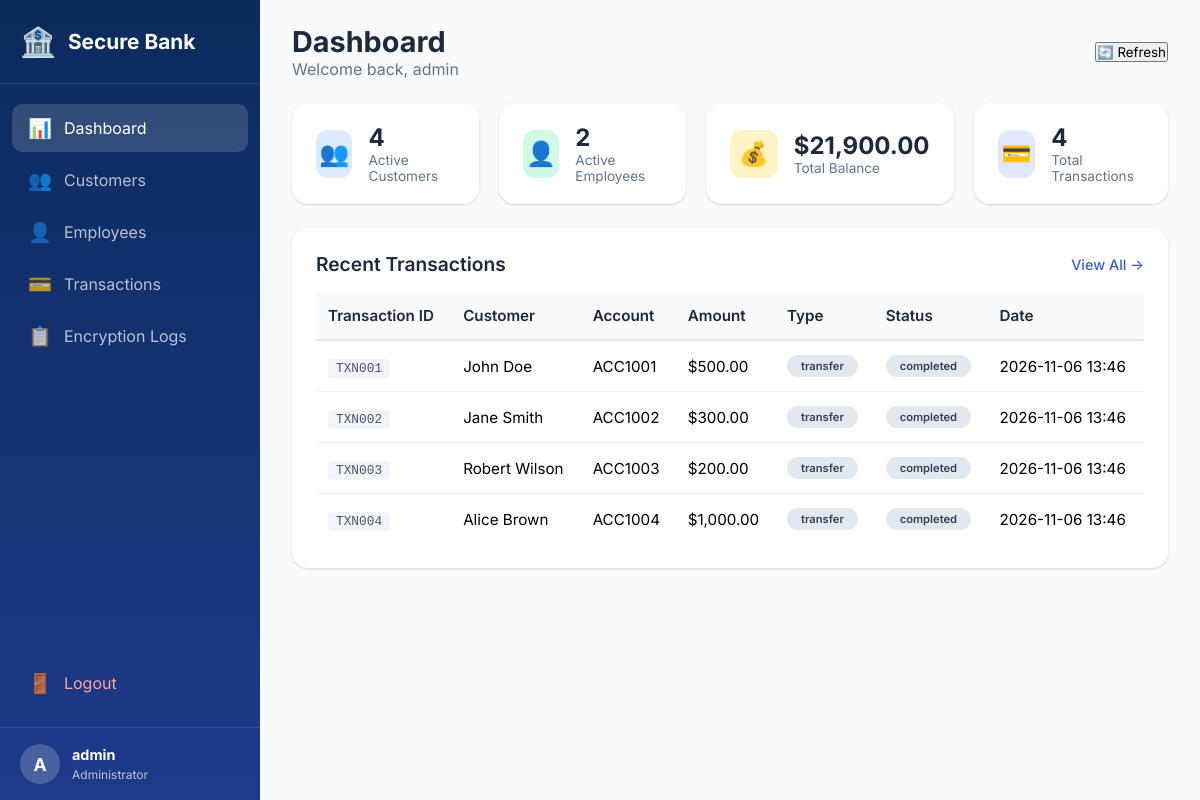
Page /admin/dashboard.php (signed in) on the committed database.
### tables this page shows
CREATE TABLE transactions (
    id INT PRIMARY KEY AUTO_INCREMENT,
    transaction_id VARCHAR(50) UNIQUE NOT NULL,
    customer_id INT,
    from_account VARCHAR(20),
    to_account VARCHAR(20),
    amount DECIMAL(15,2) NOT NULL,
    transaction_type ENUM('deposit', 'withdrawal', 'transfer', 'credit', 'debit') NOT NULL,
    description TEXT,
    status ENUM('pending', 'completed', 'failed', 'reversed') DEFAULT 'completed',
    created_at TIMESTAMP DEFAULT CURRENT_TIMESTAMP,
    FOREIGN KEY (customer_id) REFERENCES customers(id) ON DELETE CASCADE
);

CREATE TABLE customers (
    id INT PRIMARY KEY AUTO_INCREMENT,
    customer_id VARCHAR(20) UNIQUE NOT NULL,
    full_name VARCHAR(100) NOT NULL,
    email VARCHAR(100) UNIQUE NOT NULL,
    phone VARCHAR(20),
    password_hash VARCHAR(255) NOT NULL,
    account_number VARCHAR(20) UNIQUE NOT NULL,
    balance DECIMAL(15,2) DEFAULT 0.00,
    cipher_type ENUM('vigenere', 'columnar', 'railfence', 'hill') DEFAULT 'vigenere',
    cipher_key VARCHAR(50) NOT NULL,
    private_note TEXT,
    created_at TIMESTAMP DEFAULT CURRENT_TIMESTAMP,
    status ENUM('active', 'inactive', 'suspended') DEFAULT 'active'
);

### admin/dashboard.php (the view, shortened to what this page needs)
<?php
$db = new Database();
$conn = $db->getConnection();
$adminName = $_SESSION['username'] ?? 'Admin';
$stats = [];
$stmt = $conn->query("SELECT COUNT(*) as total FROM customers WHERE status = 'active'");
$stats['customers'] = $stmt->fetch()['total'];
$stmt = $conn->query("SELECT COUNT(*) as total FROM employees WHERE status = 'active'");
$stats['employees'] = $stmt->fetch()['total'];
$stmt = $conn->query("SELECT SUM(balance) as total FROM customers");
$stats['total_balance'] = $stmt->fetch()['total'] ?? 0;
$stmt = $conn->query("SELECT COUNT(*) as total FROM transactions");
$stats['transactions'] = $stmt->fetch()['total'];
$stmt = $conn->query("SELECT t.*, c.full_name, c.account_number FROM transactions t
                       JOIN customers c ON t.customer_id = c.id
                       ORDER BY t.created_at DESC LIMIT 10");
$recentTransactions = $stmt->fetchAll();
?>
<!DOCTYPE html>
<html lang="en">
<head>
    <link rel="stylesheet" href="../css/style.css">
   <link rel="stylesheet" href="../css/dashboard.css">
   <link rel="stylesheet" href="../css/admin.css">
</head>
<body>
    <div class="sidebar">
        <div class="sidebar-brand">
            <span class="brand-icon">🏦</span>
            <span>Secure Bank</span>
        </div>
        <nav class="sidebar-nav">
            <a href="dashboard.php" class="active">
                <span class="nav-icon">📊</span>
                <span>Dashboard</span>
            </a>
            <a href="customers.php">
                <span class="nav-icon">👥</span>
                <span>Customers</span>
            </a>
            <a href="employees.php">
                <span class="nav-icon">👤</span>
                <span>Employees</span>
            </a>
            <a href="transactions.php">
                <span class="nav-icon">💳</span>
                <span>Transactions</span>
            </a>
            <a href="logs.php">
                <span class="nav-icon">📋</span>
                <span>Encryption Logs</span>
            </a>
            <a href="../auth/logout.php" class="logout">
                <span class="nav-icon">🚪</span>
                <span>Logout</span>
            </a>
        </nav>
        <div class="sidebar-footer">
            <div class="user-info">
                <span class="user-avatar">A</span>
                <div>
                    <strong><?= htmlspecialchars($adminName) ?></strong>
                    <small>Administrator</small>
                </div>
            </div>
        </div>
    </div>
    <div class="main-content">
        <header class="page-header">
            <div>
                <h1>Dashboard</h1>
                <p>Welcome back, <?= htmlspecialchars($adminName) ?></p>
            </div>
            <div class="header-actions">
                <button onclick="location.reload()" class="btn-secondary">🔄 Refresh</button>
            </div>
        </header>
        <div class="stats-grid">
            <div class="stat-card primary">
                <div class="stat-icon">👥</div>
                <div class="stat-info">
                    <h3><?= number_format($stats['customers']) ?></h3>
                    <p>Active Customers</p>
                </div>
            </div>
            <div class="stat-card success">
                <div class="stat-icon">👤</div>
                <div class="stat-info">
                    <h3><?= number_format($stats['employees']) ?></h3>
                    <p>Active Employees</p>
                </div>
            </div>
            <div class="stat-card warning">
                <div class="stat-icon">💰</div>
                <div class="stat-info">
                    <h3>$<?= number_format($stats['total_balance'], 2) ?></h3>
                    <p>Total Balance</p>
                </div>
            </div>
            <div class="stat-card info">
                <div class="stat-icon">💳</div>
                <div class="stat-info">
                    <h3><?= number_format($stats['transactions']) ?></h3>
                    <p>Total Transactions</p>
                </div>
            </div>
        </div>
        <div class="panel">
            <div class="panel-header">
                <h2>Recent Transactions</h2>
                <a href="transactions.php" class="btn-link">View All →</a>
            </div>
            <div class="table-responsive">
                <table>
                    <thead>
                        <tr>
                            <th>Transaction ID</th>
                            <th>Customer</th>
                            <th>Account</th>
                            <th>Amount</th>
                            <th>Type</th>
                            <th>Status</th>
                            <th>Date</th>
                        </tr>
                    </thead>
                    <tbody>
                        <?php if (empty($recentTransactions)): ?>
                        <tr><td colspan="7" class="text-center">No transactions found</td></tr>
                        <?php else: foreach ($recentTransactions as $tx): ?>
                        <tr>
                            <td><span class="tx-id"><?= htmlspecialchars($tx['transaction_id']) ?></span></td>
                            <td><?= htmlspecialchars($tx['full_name']) ?></td>
                            <td><?= htmlspecialchars($tx['account_number']) ?></td>
                            <td class="<?= $tx['amount'] < 0 ? 'negative' : 'positive' ?>">
                                $<?= number_format($tx['amount'], 2) ?>
                            </td>
                            <td><span class="badge badge-<?= $tx['transaction_type'] ?>"><?= $tx['transaction_type'] ?></span></td>
                            <td><span class="badge badge-<?= $tx['status'] ?>"><?= $tx['status'] ?></span></td>
                            <td><?= date('Y-m-d H:i', strtotime($tx['created_at'])) ?></td>
                        </tr>
                        <?php endforeach; endif; ?>
                    </tbody>
                </table>
            </div>
        </div>
    </div>
</body>
</html>

### css/style.css (style rules this page uses)
:root { --primary: #1e3a8a; --primary-dark: #0b2b5c; --primary-light: #3b5fc4; --gray-50: #f8fafc; --gray-100: #f1f5f9; --gray-200: #e2e8f0; --gray-400: #94a3b8; --gray-500: #64748b; --gray-600: #475569; --gray-800: #1e293b; --success: #16a34a; --warning: #f59e0b; --danger: #dc2626; --shadow: 0 1px 3px rgba(0, 0, 0, 0.1), 0 1px 2px rgba(0, 0, 0, 0.06); --shadow-lg: 0 10px 15px -3px rgba(0, 0, 0, 0.1), 0 4px 6px -2px rgba(0, 0, 0, 0.05); }
* { box-sizing: border-box; margin: 0; padding: 0; font-family: 'Inter', -apple-system, BlinkMacSystemFont, 'Segoe UI', Roboto, sans-serif; }
body { background: #f0f4fa; min-height: 100vh; display: flex; justify-content: center; align-items: center; }
.badge { background: #e2e8f0; padding: 4px 14px; border-radius: 40px; font-size: 0.7rem; font-weight: 600; color: #334155; display: inline-block; }
table { width: 100%; border-collapse: collapse; font-size: 0.95rem; }
th { background: #f8fafc; padding: 14px 12px; text-align: left; font-weight: 600; color: #1e293b; border-bottom: 2px solid #e2e8f0; }
td { padding: 14px 12px; border-bottom: 1px solid #edf2f7; vertical-align: middle; }
tr:last-child td { border-bottom: none; }

### css/dashboard.css (style rules this page uses)
.sidebar { position: fixed; left: 0; top: 0; bottom: 0; width: 260px; background: linear-gradient(180deg, var(--primary-dark), var(--primary)); color: white; display: flex; flex-direction: column; z-index: 100; transition: all 0.3s ease; }
.sidebar-brand { padding: 24px 20px; display: flex; align-items: center; gap: 12px; font-size: 1.3rem; font-weight: 700; border-bottom: 1px solid rgba(255, 255, 255, 0.1); }
.brand-icon { font-size: 1.8rem; }
.sidebar-nav { flex: 1; padding: 20px 12px; display: flex; flex-direction: column; gap: 4px; }
.sidebar-nav a { display: flex; align-items: center; gap: 12px; padding: 12px 16px; border-radius: 10px; color: rgba(255, 255, 255, 0.7); text-decoration: none; transition: all 0.3s ease; }
.sidebar-nav a.active { background: rgba(255, 255, 255, 0.15); color: white; }
.sidebar-nav a.logout { margin-top: auto; color: #fca5a5; }
.nav-icon { font-size: 1.2rem; }
.sidebar-footer { padding: 16px 20px; border-top: 1px solid rgba(255, 255, 255, 0.1); }
.user-info { display: flex; align-items: center; gap: 12px; }
.user-avatar { width: 40px; height: 40px; background: rgba(255, 255, 255, 0.2); border-radius: 50%; display: flex; align-items: center; justify-content: center; font-weight: 700; font-size: 1.1rem; }
.user-info strong { display: block; font-size: 0.9rem; }
.user-info small { font-size: 0.75rem; opacity: 0.7; }
.main-content { margin-left: 260px; padding: 24px 32px; min-height: 100vh; background: var(--gray-50); }
.page-header { display: flex; justify-content: space-between; align-items: center; margin-bottom: 24px; }
.page-header h1 { font-size: 1.8rem; font-weight: 700; color: var(--gray-800); }
.page-header p { color: var(--gray-500); }
.header-actions { display: flex; gap: 12px; }
.stats-grid { display: grid; grid-template-columns: repeat(4, 1fr); gap: 20px; margin-bottom: 24px; }
.stat-card { background: white; padding: 20px 24px; border-radius: 16px; box-shadow: var(--shadow); display: flex; align-items: center; gap: 16px; transition: all 0.3s ease; }
.stat-icon { width: 48px; height: 48px; border-radius: 12px; display: flex; align-items: center; justify-content: center; font-size: 1.5rem; }
.stat-card.primary .stat-icon { background: #dbeafe; }
.stat-card.success .stat-icon { background: #d1fae5; }
.stat-card.warning .stat-icon { background: #fef3c7; }
.stat-card.info .stat-icon { background: #e0e7ff; }
.stat-info h3 { font-size: 1.5rem; font-weight: 700; color: var(--gray-800); }
.stat-info p { font-size: 0.85rem; color: var(--gray-500); }
.panel { background: white; border-radius: 16px; padding: 24px; box-shadow: var(--shadow); margin-bottom: 24px; }
.panel-header { display: flex; justify-content: space-between; align-items: center; margin-bottom: 16px; }
.panel-header h2 { font-size: 1.2rem; font-weight: 600; color: var(--gray-800); }
.btn-link { color: var(--primary-light); text-decoration: none; font-weight: 500; font-size: 0.9rem; }
.tx-id { font-family: 'Courier New', monospace; font-size: 0.8rem; color: var(--gray-600); background: var(--gray-100); padding: 2px 8px; border-radius: 4px; }

### rows in the picture
transactions: transaction "TXN001", customer.full_name "John Doe", customer.account_number "ACC1001", amount "500.00", transaction_type "transfer", status "completed", created_at "2026-11-06 13:46"
transactions: transaction "TXN002", customer.full_name "Jane Smith", customer.account_number "ACC1002", amount "300.00", transaction_type "transfer", status "completed", created_at "2026-11-06 13:46"
transactions: transaction "TXN003", customer.full_name "Robert Wilson", customer.account_number "ACC1003", amount "200.00", transaction_type "transfer", status "completed", created_at "2026-11-06 13:46"
transactions: transaction "TXN004", customer.full_name "Alice Brown", customer.account_number "ACC1004", amount "1,000.00", transaction_type "transfer", status "completed", created_at "2026-11-06 13:46"

### other values in the picture
$adminName "admin"
$stats['customers'] "4"
$stats['employees'] "2"
$stats['total_balance'] "21,900.00"
$stats['transactions'] "4"
